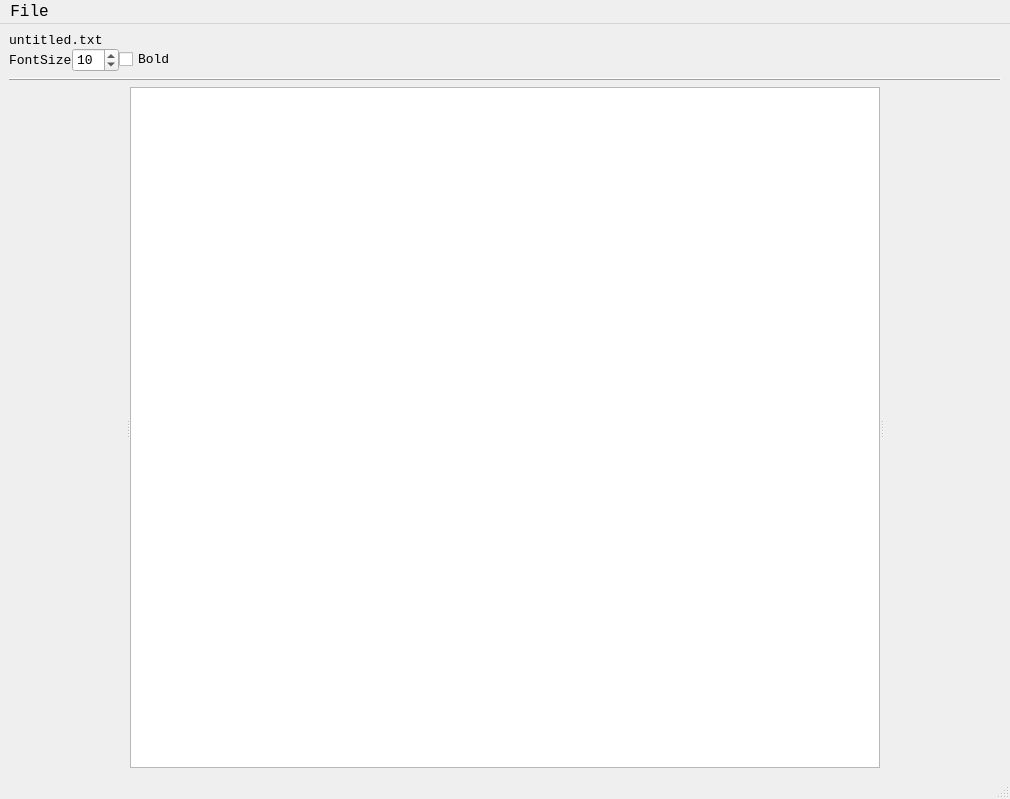
<?xml version="1.0" encoding="UTF-8"?>
<ui version="4.0">
 <class>Typewriterpy</class>
 <widget class="QMainWindow" name="Typewriterpy">
  <property name="geometry">
   <rect>
    <x>0</x>
    <y>0</y>
    <width>1010</width>
    <height>799</height>
   </rect>
  </property>
  <property name="font">
   <font>
    <family>Courier New</family>
    <pointsize>10</pointsize>
   </font>
  </property>
  <property name="windowTitle">
   <string>typewriterpy</string>
  </property>
  <widget class="QWidget" name="centralwidget">
   <layout class="QVBoxLayout" name="verticalLayout_3" stretch="0,0,12">
    <item>
     <layout class="QVBoxLayout" name="verticalLayout" stretch="0,0">
      <property name="spacing">
       <number>0</number>
      </property>
      <property name="sizeConstraint">
       <enum>QLayout::SetDefaultConstraint</enum>
      </property>
      <property name="bottomMargin">
       <number>0</number>
      </property>
      <item>
       <widget class="QLabel" name="labeltxt">
        <property name="text">
         <string>untitled.txt</string>
        </property>
       </widget>
      </item>
      <item>
       <layout class="QHBoxLayout" name="horizontalLayout_5">
        <item>
         <widget class="QLabel" name="fontLabel">
          <property name="sizePolicy">
           <sizepolicy hsizetype="Preferred" vsizetype="Minimum">
            <horstretch>0</horstretch>
            <verstretch>0</verstretch>
           </sizepolicy>
          </property>
          <property name="text">
           <string>FontSize</string>
          </property>
         </widget>
        </item>
        <item>
         <widget class="QSpinBox" name="fontSpin">
          <property name="sizePolicy">
           <sizepolicy hsizetype="Minimum" vsizetype="Minimum">
            <horstretch>0</horstretch>
            <verstretch>0</verstretch>
           </sizepolicy>
          </property>
          <property name="value">
           <number>10</number>
          </property>
         </widget>
        </item>
        <item>
         <widget class="QCheckBox" name="bold">
          <property name="text">
           <string>Bold</string>
          </property>
         </widget>
        </item>
        <item>
         <spacer name="horizontalSpacer_3">
          <property name="orientation">
           <enum>Qt::Horizontal</enum>
          </property>
          <property name="sizeHint" stdset="0">
           <size>
            <width>40</width>
            <height>20</height>
           </size>
          </property>
         </spacer>
        </item>
       </layout>
      </item>
     </layout>
    </item>
    <item>
     <widget class="QFrame" name="frame">
      <property name="frameShape">
       <enum>QFrame::HLine</enum>
      </property>
      <property name="frameShadow">
       <enum>QFrame::Raised</enum>
      </property>
     </widget>
    </item>
    <item>
     <layout class="QVBoxLayout" name="verticalLayout_2">
      <item>
       <widget class="QSplitter" name="splitter">
        <property name="orientation">
         <enum>Qt::Horizontal</enum>
        </property>
        <widget class="QWidget" name="horizontalLayoutWidget_3">
         <layout class="QHBoxLayout" name="horizontalLayout_3">
          <item>
           <spacer name="horizontalSpacer">
            <property name="orientation">
             <enum>Qt::Horizontal</enum>
            </property>
            <property name="sizeHint" stdset="0">
             <size>
              <width>40</width>
              <height>20</height>
             </size>
            </property>
           </spacer>
          </item>
         </layout>
        </widget>
        <widget class="QWidget" name="horizontalLayoutWidget">
         <layout class="QHBoxLayout" name="horizontalLayout">
          <item>
           <widget class="QTextEdit" name="textEdit">
            <property name="sizePolicy">
             <sizepolicy hsizetype="Expanding" vsizetype="Expanding">
              <horstretch>0</horstretch>
              <verstretch>0</verstretch>
             </sizepolicy>
            </property>
            <property name="font">
             <font>
              <family>Courier New</family>
              <pointsize>10</pointsize>
             </font>
            </property>
            <property name="html">
             <string>&lt;!DOCTYPE HTML PUBLIC &quot;-//W3C//DTD HTML 4.0//EN&quot; &quot;http://www.w3.org/TR/REC-html40/strict.dtd&quot;&gt;
&lt;html&gt;&lt;head&gt;&lt;meta name=&quot;qrichtext&quot; content=&quot;1&quot; /&gt;&lt;style type=&quot;text/css&quot;&gt;
p, li { white-space: pre-wrap; }
&lt;/style&gt;&lt;/head&gt;&lt;body style=&quot; font-family:'Courier New'; font-size:10pt; font-weight:400; font-style:normal;&quot;&gt;
&lt;p style=&quot;-qt-paragraph-type:empty; margin-top:0px; margin-bottom:0px; margin-left:0px; margin-right:0px; -qt-block-indent:0; text-indent:0px; line-height:200%;&quot;&gt;&lt;br /&gt;&lt;/p&gt;&lt;/body&gt;&lt;/html&gt;</string>
            </property>
           </widget>
          </item>
         </layout>
        </widget>
        <widget class="QWidget" name="horizontalLayoutWidget_2">
         <layout class="QHBoxLayout" name="horizontalLayout_2">
          <item>
           <spacer name="horizontalSpacer_2">
            <property name="orientation">
             <enum>Qt::Horizontal</enum>
            </property>
            <property name="sizeHint" stdset="0">
             <size>
              <width>40</width>
              <height>20</height>
             </size>
            </property>
           </spacer>
          </item>
         </layout>
        </widget>
       </widget>
      </item>
     </layout>
    </item>
   </layout>
  </widget>
  <widget class="QStatusBar" name="statusbar"/>
  <widget class="QMenuBar" name="menuBar">
   <property name="geometry">
    <rect>
     <x>0</x>
     <y>0</y>
     <width>1010</width>
     <height>24</height>
    </rect>
   </property>
   <property name="font">
    <font>
     <family>Courier New</family>
     <pointsize>12</pointsize>
    </font>
   </property>
   <widget class="QMenu" name="menuFile">
    <property name="font">
     <font>
      <family>Courier New</family>
      <pointsize>10</pointsize>
     </font>
    </property>
    <property name="title">
     <string>File</string>
    </property>
    <addaction name="actionOpen"/>
    <addaction name="actionSave"/>
    <addaction name="actionSave_As"/>
    <addaction name="actionExit"/>
   </widget>
   <addaction name="menuFile"/>
  </widget>
  <action name="actionSave">
   <property name="text">
    <string>Save</string>
   </property>
  </action>
  <action name="actionSave_As">
   <property name="text">
    <string>Save As</string>
   </property>
  </action>
  <action name="actionOpen">
   <property name="text">
    <string>Open</string>
   </property>
  </action>
  <action name="actionExit">
   <property name="text">
    <string>Exit</string>
   </property>
  </action>
 </widget>
 <resources/>
 <connections/>
</ui>
